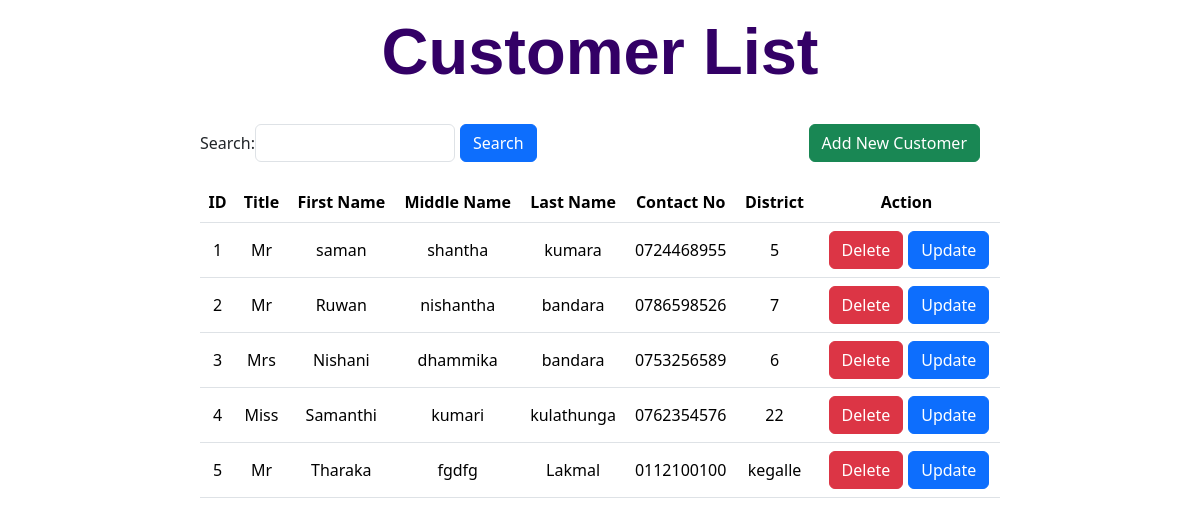
/customer.php, run on the app's committed database.
### tables this page shows
CREATE TABLE `customer` (
  `id` int(11) NOT NULL,
  `title` varchar(20) NOT NULL,
  `first_name` varchar(50) NOT NULL,
  `middle_name` varchar(50) NOT NULL,
  `last_name` varchar(50) NOT NULL,
  `contact_no` varchar(10) NOT NULL,
  `district` varchar(50) NOT NULL
);

### customer.php (the view, shortened to what this page needs)
<?php
require_once "db_config.php";
$customers = 'SELECT * FROM customer';
$searchTerm = '';
$result = $conn->query($customers);
?>
<!DOCTYPE html>
<html lang="en">
<head>
    <link href="https://cdn.jsdelivr.net/npm/bootstrap@5.3.1/dist/css/bootstrap.min.css" rel="stylesheet"
>
    <link rel="stylesheet" href="css/style.css">
</head>
<body>
    <div class="ListView" style="max-width: 800px">
        <h1 >Customer List</h1>
        <div class="TableHeaderLine">
            <form method="post">
                <label for="searchTerm">Search:</label>
                <input class="form-control" type="text" name="searchTerm" id="searchTerm"
                    value="<?php echo $searchTerm; ?>">
                <button type="submit" name="search" class="btn btn-primary">Search</button>
            </form>
            <a href="addcustomer.php" class="btn btn-success">Add New Customer</a>
        </div>
        <table class="table">
            <thead>
                <tr>
                    <th scope="col">ID</th>
                    <th scope="col">Title</th>
                    <th scope="col">First Name</th>
                    <th scope="col">Middle Name</th>
                    <th scope="col">Last Name</th>
                    <th scope="col">Contact No</th>
                    <th scope="col">District</th>
                    <th scope="col">Action</th>
                </tr>
            </thead>
            <tbody>
                <?php
                if ($result->num_rows > 0) {
                    while ($row = $result->fetch_assoc()) {
                        $customer_id = $row["id"];
                        echo "<tr>";
                        echo "<td>" . $row["id"] . "</td>";
                        echo "<td>" . $row["title"] . "</td>";
                        echo "<td>" . $row["first_name"] . "</td>";
                        echo "<td>" . $row["middle_name"] . "</td>";
                        echo "<td>" . $row["last_name"] . "</td>";
                        echo "<td>" . $row["contact_no"] . "</td>";
                        echo "<td>" . $row["district"] . "</td>";
                        echo "<td>";
                        echo "<form method='post' style='display: inline-block;'>";
                        echo "<button type='submit' name='deleteCustomer' class='btn btn-danger' onclick=\"return confirm('Are you sure you want to delete this customer?');\">Delete</button>";
                        echo "</form>";
                        echo "<a href='editcustomer.php?id=" . $customer_id . "' class='btn btn-primary'>Update</a>";
                        echo "</td>";
                        echo "</tr>";
                    }
                } else {
                    echo "<tr><td colspan='8'>No customers found</td></tr>";
                }
                ?>
            </tbody>
        </table>
    </div>
</body>
</html>

### css/style.css (style rules this page uses)
:root { --font-base: "poppins", sans-serif; --c-primary: #330066; }
body { background-image: url("/ERP_System/img/bg.jpg"); background-size: cover; }
h1 { font-family: var(--font-base); text-align: center; font-size: 65px; line-height: 1.6; font-weight: 600; color: var(--c-primary); }
.ListView { margin: 0 auto; }
.TableHeaderLine { display: flex; align-items: center; justify-content: space-between; margin-bottom: 20px; margin-right: 20px; margin-top: 20px; }
.btn { margin-left: 5px; }
.table th { text-align: center; }
.table td { vertical-align: middle; text-align: center; }
#searchTerm { width: 200px; }
form { display: flex; align-items: center; }

### data on the page
customer: id "1", title "Mr", first_name "saman", middle_name "shantha", last_name "kumara", contact_no "0724468955", district "5"
customer: id "2", title "Mr", first_name "Ruwan", middle_name "nishantha", last_name "bandara", contact_no "0786598526", district "7"
customer: id "3", title "Mrs", first_name "Nishani", middle_name "dhammika", last_name "bandara", contact_no "0753256589", district "6"
customer: id "4", title "Miss", first_name "Samanthi", middle_name "kumari", last_name "kulathunga", contact_no "0762354576", district "22"
customer: id "5", title "Mr", first_name "Tharaka", middle_name "fgdfg", last_name "Lakmal", contact_no "0112100100", district "kegalle"
